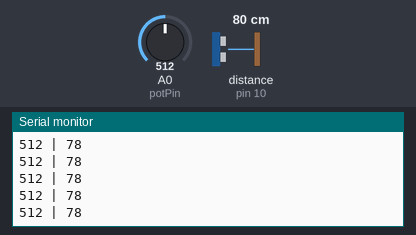
Bench run of a sketch on a simulated Arduino Uno, built with avr-gcc and run on an emulated ATmega328P. On the bench: the last lines printed to the serial monitor. Wiring (inferred from the names in the program): ultrasonic range finder: trigger pin 9; echo pin 10. The test bench sets the inputs (shaded band); at power-on: distance to the obstacle (sensor on pin 10) 80 cm, A0 (potPin) = 512. The echo pulse lasts 58.3 µs per cm.

Above: at 1.2 s.
1.3 s: distance to the obstacle (sensor on pin 10) set to 120 cm
At 1.49 s:
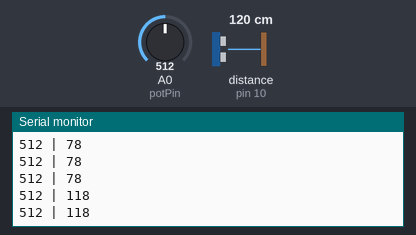
4.3 s: distance to the obstacle (sensor on pin 10) set to 250 cm
At 4.41 s:
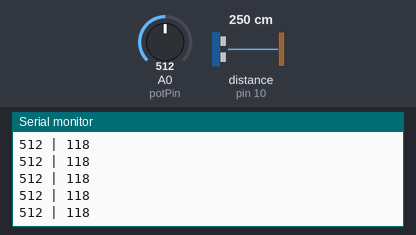
7.3 s: A0 (potPin) set to 716
At 7.3 s:
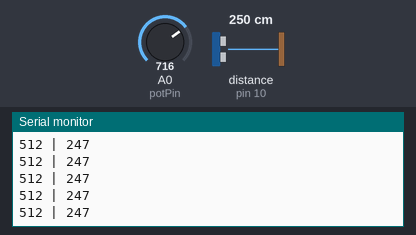
8.8 s: A0 (potPin) set to 900
At 8.8 s:
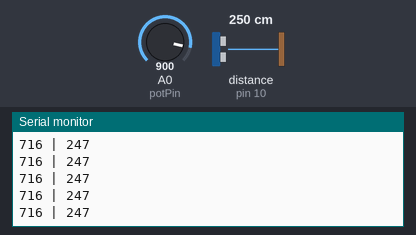
Timing chart, 0 to 11.3 s (numbered marks = the images above; inputs shaded):
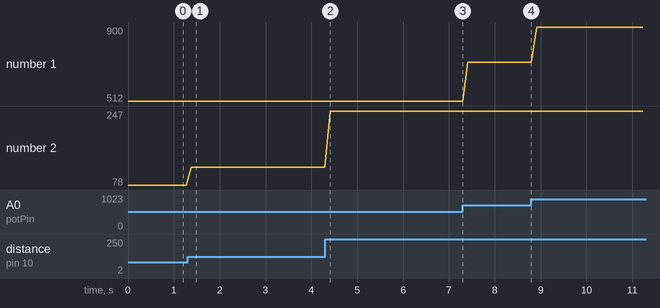

The sketch:

US_Pot.ino
```cpp
// Pin Definitions
const int trigPin = 9;
const int echoPin = 10;
const int potPin = A0;

// Variables
long duration;
int distance;
int potValue;

void setup() {
  // Ultrasonic pins
  pinMode(trigPin, OUTPUT);
  pinMode(echoPin, INPUT);

  // Serial communication at 9600 baud
  Serial.begin(9600);
}

void loop() {
  // 1. Read Potentiometer (0 to 1023)
  potValue = analogRead(potPin);

  // 2. Trigger Ultrasonic Sensor
  digitalWrite(trigPin, LOW);
  delayMicroseconds(2);
  digitalWrite(trigPin, HIGH);
  delayMicroseconds(10);
  digitalWrite(trigPin, LOW);

  // 3. Calculate Distance
  duration = pulseIn(echoPin, HIGH);
  // Speed of sound is ~340m/s. Distance = (time * speed) / 2
  distance = duration * 0.034 / 2;

  // 4. Output to Serial Monitor
  Serial.print(potValue);
  Serial.print(" | ");
  Serial.print(distance);
  Serial.println();

  delay(100);
}
```

Measured:
- after the input at 1.3 s, the serial monitor: prints a new line after 0.08 s (image 1)
- plotted number 1: 512 → 716 after the input at 7.3 s, 716 → 900 after the input at 8.8 s
- plotted number 2: 78 → 118 after the input at 1.3 s, 118 → 247 after the input at 4.3 s
